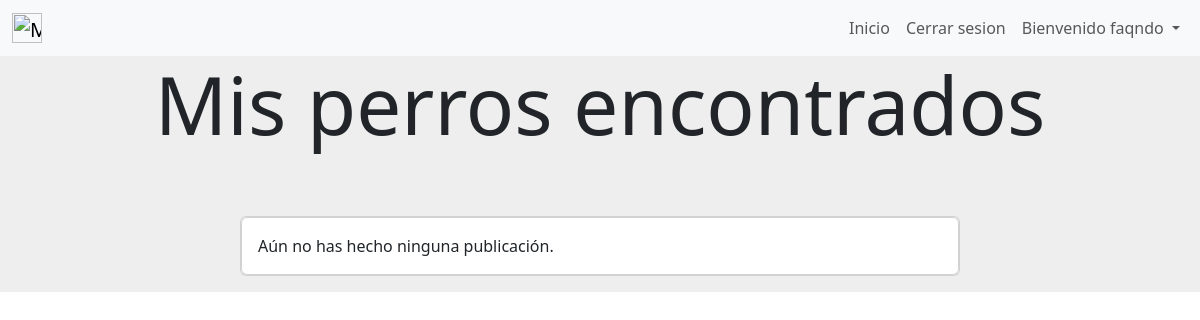
Page /mis_perros_encontrados (signed in) on the earlier database version.
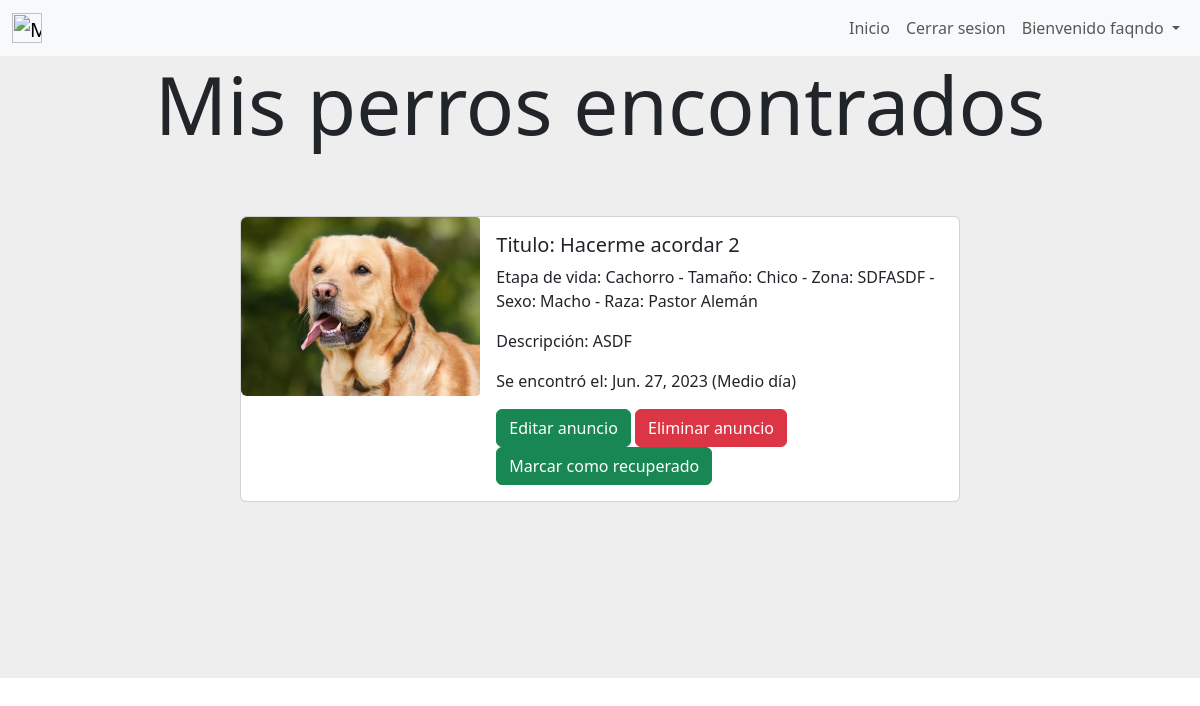
Same page on the later database version.
### gestion_de_mascotas/models.py (models this page shows, shortened)
class Perro_encontrado(models.Model):
    titulo = models.CharField(max_length=30)
    sexo = models.CharField(max_length=30)
    edad = models.CharField(max_length=30)
    raza = models.ForeignKey(Raza, on_delete=models.CASCADE, default=None, null=True)
    franja_horaria = models.CharField(max_length=30)
    recuperado = models.BooleanField(default=False)
    size = models.CharField(max_length=50)
    zona = models.CharField(max_length=100)
    imagen=models.ImageField(upload_to='perros_encontrados')
    descripcion=models.CharField(max_length=100)
    fecha_encontrado = models.DateField()
    created=models.DateTimeField(auto_now_add=True)
    updated=models.DateTimeField(auto_now_add=True)
    created_by = models.ForeignKey(User, on_delete=models.CASCADE)
    class Meta:
        verbose_name='perro_encontrado'
        verbose_name_plural='perros_encontrados'

class Raza(models.Model):
    nombre = models.CharField(max_length=50)
    class Meta():
        verbose_name = "Raza"
        verbose_name_plural = "Razas"
    def __str__(self) :
        return self.nombre

### gestion_de_mascotas/views.py (the view)
# urls.py: path('mis_perros_encontrados',views.mis_perros_encontrados, name= "mis_perros_encontrados"),
def mis_perros_encontrados(request):
    mis_perros_encontrados = Perro_encontrado.objects.filter(created_by = request.user)
    return render(request,"gestion_de_mascotas/mis_perros_encontrados.html",{'mis_perros_encontrados':mis_perros_encontrados})

### gestion_de_mascotas/templates/gestion_de_mascotas/mis_perros_encontrados.html (shortened to what this page needs)
{% extends "gestion_de_usuarios/base.html" %}
{% block content %}
{% if user.is_authenticated %}
<div style="background-color:#eee;height: 20%;text-align: center;">
    <h1 class="display-1">Mis perros encontrados</h1>
</div>
{% if mis_perros_encontrados.count == 0 %}
    <div style="background-color: #eee;background-position: center;background-size: cover; align-items: center;justify-content: center;display: flex;">
        <div class="card mb-3 element-home-color" style="width: 60%;">
            <div class="row g-0">
                <div class="card">
                    <div class="card-body">
                        Aún no has hecho ninguna publicación.
                    </div>
                </div>
            </div>
        </div>
    </div>
{% else %}
{% for perro in mis_perros_encontrados %}
        <div style="background-color: #eee;background-position: center;background-size: cover; align-items: center;justify-content: center;display: flex;">
            <div class="card mb-3 element-home-color" style="width: 60%;">
                <div class="row g-0">
                    <div class="col-md-4">
                        <img src="{{perro.imagen.url}}" class="img-fluid rounded-start" alt="..." style="border-radius: 4px;">
                    </div>
                <div class="col-md-8">
                    <div class="card-body">
                        <h5 class="card-title">Titulo: {{perro.titulo}}</h5>
                        <p class="card-text">Etapa de vida: {{perro.edad}} - Tamaño: {{perro.size}} - Zona: {{perro.zona}} - Sexo: {{perro.sexo}} - Raza: {{perro.raza}}</p>
                        <p class="card-text">Descripción: {{perro.descripcion}}</p>
                        <p class="card-text">Se encontró el: {{perro.fecha_encontrado}} ({{perro.franja_horaria}})</p>
                        {% if not perro.recuperado %}
                        <a href ="{% url 'editar_anuncio_encontrado' perro.id 'mine' %}" class="btn btn-success" style="color:white;">Editar anuncio</a>
                        <a href ="#" class="btn btn-danger" onclick="delete_anuncio_encontrado({{perro.id}})" style="color:white;">Eliminar anuncio</a>
                        <a href ="{% url 'owner_encontrado' perro.id %}" class="btn btn-success" style="color:white;">Marcar como recuperado</a>
                        {% else %}
                        <h5><span class="badge bg-success">Se reunió con su dueño</span></h5>
                        {% endif %}
                    </div>
                </div>
                </div>
            </div>
        </div>
        {% endfor %}
<div style="background-color:#eee;height: 20%;">
</div>
{% endif %}
{% else %}
<img src="https://st.depositphotos.com/31068556/51146/v/600/depositphotos_511461970-stock-illustration-concept-design-of-an-empty.jpg" class="img-fluid rounded-start" alt="..." style="border-radius: 4px;">
{% endif %}
{% endblock %}

Differences in the rows shown:
added Perro_encontrado: imagen (picture), titulo "Hacerme acordar 2", edad "Cachorro", size "Chico", zona "SDFASDF", sexo "Macho", raza "Pastor Alemán", descripcion "ASDF", fecha_encontrado "Jun. 27, 2023", franja_horaria "Medio día"
Other differences:
text no longer shown: "Aún no has hecho ninguna publicación."
